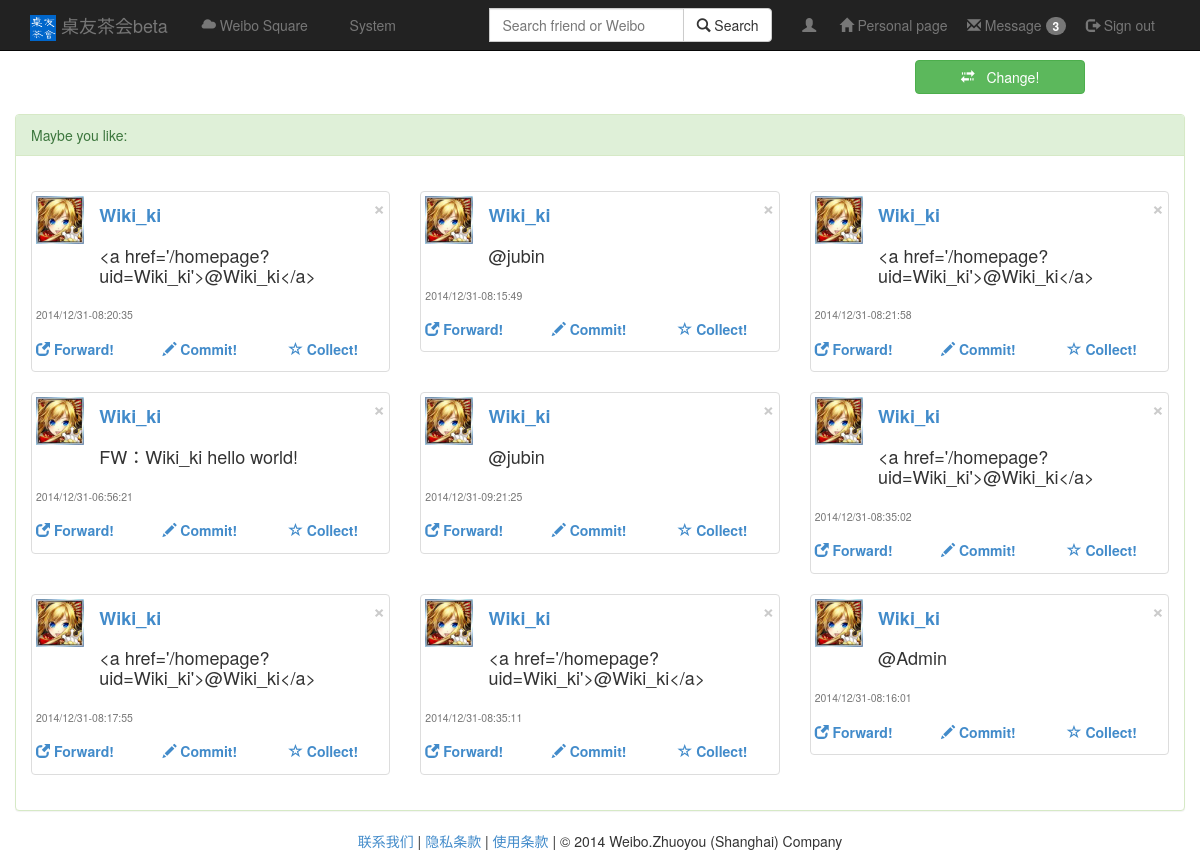
Page /square on the committed database.
### app/models.py (models this page shows)
class Weibo(db.Model):
    idweibo = db.Column(db.String(256) , primary_key = True)#username+potime+content做md5加密
    username = db.Column(db.String(128))#发微博人
    url = db.Column(db.String(128))
    potime = db.Column(db.String(128))#时间
    wtype = db.Column(db.String(128))#微博类型，原微博，原微博下回复，私信
    fatherid = db.Column(db.String(256),default = 'null')#所在楼id
    number = db.Column(db.Integer)#楼数
    content = db.Column(db.String(1024))#内容

### app/views.py (the view)
@app.route('/square')
def square():
        pall = models.Weibo.query.filter_by().all()
        if len(pall) >= 9:
                posts = random.sample(pall,9)
                posts1 = posts[0:3]
                posts2 = posts[3:6]
                posts3 = posts[6:9]
        else:
                return render_template("error.html")
        if 'username' in session:
                Username = session['username']
                ret = models.User.query.filter_by(username=Username).first()
                return render_template("square.html",posts1=posts1,posts2=posts2,posts3=posts3,ret=ret,nickname=ret.nickname)
        return render_template("square.html",posts1=posts1,posts2=posts2,posts3=posts3)

### app/templates/square.html (shortened to what this page needs)
{% extends "base.html" %}
{% block content %}
<br>
<br>
<br>
<div class="container-fluid">
    <div class="row">
		<div class="col-md-2 col-md-offset-9">
			<a type="button" class="btn btn-success btn-block" id="change" href="/square"><span class="glyphicon glyphicon-transfer"></span>&nbsp;&nbsp; Change!</a>
		</div>
	</div>
	<div class="row">
        <div class="col-md-12">
			<div class="panel panel-success">
				<div class="panel-heading">
				Maybe you like:
				</div>
				<div class="panel-body">
					<div class="row">
						{% for post in posts1 %}
						<div class="col-sm-6 col-md-4">
							<div class="thumbnail">
								<div class = "row">
									<div class="col-md-2">
										<img src="{{ post.url }}" height="48" width="48" href=""></img>
									</div>
									<div class="col-md-10">
										<div class="row">
											<div class="col-md-6">
												<a class="text-left" href=""><h4><b>{{post.username}}</b></h4></a>
											</div>
											<div class="col-md-3 col-md-offset-3">
												<button type="button" class="close" data-dismiss="alert"><span aria-hidden="true">&times;</span><span class="sr-only">Close</span></button>
											</div>
										</div>
										<div class="row">
											<div class="col-md-12">
												<label ><h4>{{post.content}}</h4></label>
											</div>
										</div>
									</div>
									<div class="col-md-12">
										<p class="text-center"><h5><small>{{post.potime}}</small></h5></p>
									</div>
									<div class="col-md-4">
										<a class="text-left" href=""><h5><b><span class="glyphicon glyphicon-new-window"></span> Forward!</b></h5></a>
									</div>
									<div class="col-md-4">
										<a class="text-left" href=""><h5><b><span class="glyphicon glyphicon-pencil"></span> Commit!</b></h5></a>
									</div>
									<div class="col-md-4">
										<a class="text-left" href=""><h5><b><span class="glyphicon glyphicon-star-empty"></span> Collect!</b></h5></a>
									</div>
								</div>
							</div>
						 </div>
						 {% endfor %}
					</div>
					<div class="row">
						{% for post in posts2 %}
						<div class="col-sm-6 col-md-4">
							<div class="thumbnail">
								<div class = "row">
									<div class="col-md-2">
										<img src="{{ post.url }}" height="48" width="48" href=""></img>
									</div>
									<div class="col-md-10">
										<div class="row">
											<div class="col-md-6">
												<a class="text-left" href=""><h4><b>{{post.username}}</b></h4></a>
											</div>
											<div class="col-md-3 col-md-offset-3">
												<button type="button" class="close" data-dismiss="alert"><span aria-hidden="true">&times;</span><span class="sr-only">Close</span></button>
											</div>
										</div>
										<div class="row">
											<div class="col-md-12">
												<label ><h4>{{post.content}}</h4></label>
											</div>
										</div>
									</div>
									<div class="col-md-12">
										<p class="text-center"><h5><small>{{post.potime}}</small></h5></p>
									</div>
									<div class="col-md-4">
										<a class="text-left" href=""><h5><b><span class="glyphicon glyphicon-new-window"></span> Forward!</b></h5></a>
									</div>
									<div class="col-md-4">
										<a class="text-left" href=""><h5><b><span class="glyphicon glyphicon-pencil"></span> Commit!</b></h5></a>
									</div>
									<div class="col-md-4">
										<a class="text-left" href=""><h5><b><span class="glyphicon glyphicon-star-empty"></span> Collect!</b></h5></a>
									</div>
								</div>
							</div>
						 </div>
						 {% endfor %}
					</div>
					<div class="row">
						{% for post in posts3 %}
						<div class="col-sm-6 col-md-4">
							<div class="thumbnail">
								<div class = "row">
									<div class="col-md-2">
										<img src="{{ post.url }}" height="48" width="48" href=""></img>
									</div>
									<div class="col-md-10">
										<div class="row">
											<div class="col-md-6">
												<a class="text-left" href=""><h4><b>{{post.username}}</b></h4></a>
											</div>
											<div class="col-md-3 col-md-offset-3">
												<button type="button" class="close" data-dismiss="alert"><span aria-hidden="true">&times;</span><span class="sr-only">Close</span></button>
											</div>
										</div>
										<div class="row">
											<div class="col-md-12">
												<label ><h4>{{post.content}}</h4></label>
											</div>
										</div>
									</div>
									<div class="col-md-12">
										<p class="text-center"><h5><small>{{post.potime}}</small></h5></p>
									</div>
									<div class="col-md-4">
										<a class="text-left" href=""><h5><b><span class="glyphicon glyphicon-new-window"></span> Forward!</b></h5></a>
									</div>
									<div class="col-md-4">
										<a class="text-left" href=""><h5><b><span class="glyphicon glyphicon-pencil"></span> Commit!</b></h5></a>
									</div>
									<div class="col-md-4">
										<a class="text-left" href=""><h5><b><span class="glyphicon glyphicon-star-empty"></span> Collect!</b></h5></a>
									</div>
								</div>
							</div>
						 </div>
						 {% endfor %}
					</div>
				</div>
			</div>
        </div>
      </div>
    </div>
{% endblock %}

### rows in the picture
Weibo: url (picture), username "Wiki_ki", content "<a href='/homepage?uid=Wiki_ki'>@Wiki_ki</a>", potime "2014/12/31-08:20:35"
Weibo: url (picture), username "Wiki_ki", content "@jubin", potime "2014/12/31-08:15:49"
Weibo: url (picture), username "Wiki_ki", content "<a href='/homepage?uid=Wiki_ki'>@Wiki_ki</a>", potime "2014/12/31-08:21:58"
Weibo: url (picture), username "Wiki_ki", content "FW：Wiki_ki hello world!", potime "2014/12/31-06:56:21"
Weibo: url (picture), username "Wiki_ki", content "@jubin", potime "2014/12/31-09:21:25"
Weibo: url (picture), username "Wiki_ki", content "<a href='/homepage?uid=Wiki_ki'>@Wiki_ki</a>", potime "2014/12/31-08:35:02"
Weibo: url (picture), username "Wiki_ki", content "<a href='/homepage?uid=Wiki_ki'>@Wiki_ki</a>", potime "2014/12/31-08:17:55"
Weibo: url (picture), username "Wiki_ki", content "<a href='/homepage?uid=Wiki_ki'>@Wiki_ki</a>", potime "2014/12/31-08:35:11"
Weibo: url (picture), username "Wiki_ki", content "@Admin", potime "2014/12/31-08:16:01"
